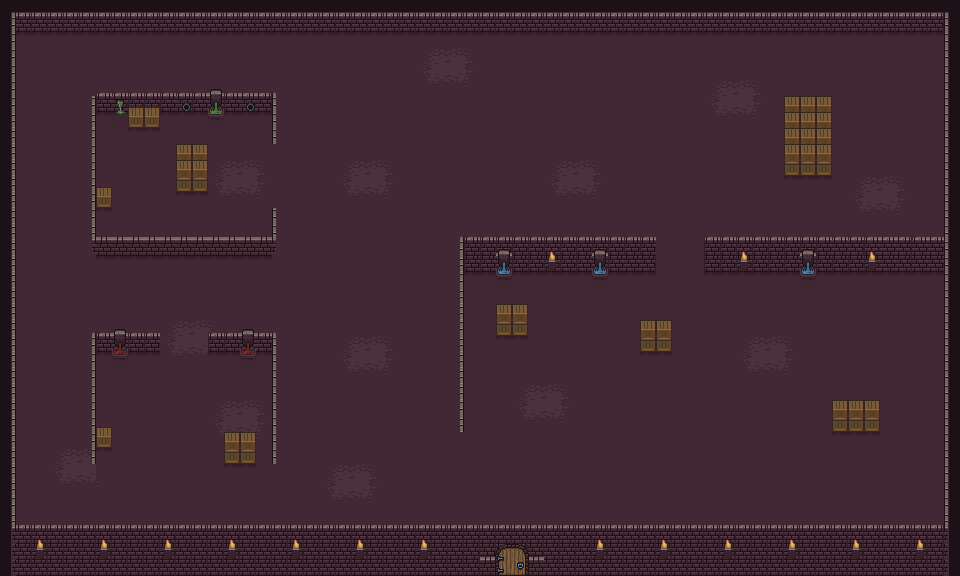

The image is a tile-based game level rendered from a .tmx file. Its description and source (layers, tilesets, objects; grid data summarised) follow:
An orthogonal 60x36 tile map with 16x16 px tiles, 4 tile layers (background, ground, walls, obstacle), 2 tilesets and 25 objects.

<map version="1.2" tiledversion="1.3.4" orientation="orthogonal" renderorder="right-down" width="60" height="36" tilewidth="16" tileheight="16" infinite="0" nextlayerid="6" nextobjectid="99">
 <tileset firstgid="1" source="DungeonTileset.v1.tsx" />
 <tileset firstgid="161" source="DungeonTileset_walls.v2.tsx" />
 <layer id="1" name="background" width="60" height="36">
  <data>[2160 cells, 2160 non-empty, 1 distinct tile ids]</data>
 </layer>
 <layer id="2" name="ground" width="60" height="36">
  <data>[2160 cells, 1798 non-empty, 14 distinct tile ids]</data>
 </layer>
 <layer id="3" name="walls" width="60" height="36">
  <data>[2160 cells, 675 non-empty, 39 distinct tile ids]</data>
 </layer>
 <layer id="4" name="obstacle" width="60" height="36">
  <data>[2160 cells, 79 non-empty, 20 distinct tile ids]</data>
 </layer>
 <objectgroup id="5" name="colliders">
  <object id="11" x="12.1212" y="9.09091" width="939.394" height="21.2121" />
  <object id="14" x="945.455" y="9.09091" width="15.1515" height="569.697" />
  <object id="24" x="0" y="-1.33333" width="16" height="578" />
  <object id="28" x="16" y="523" width="943" height="53" />
  <object id="35" x="496" y="303.5" width="32.5" height="32.5" />
  <object id="36" x="639.5" y="320" width="32.5" height="32" />
  <object id="37" x="832" y="399.5" width="48" height="32.5" />
  <object id="39" x="175.5" y="143.5" width="33" height="48.5" />
  <object id="40" x="95" y="187" width="16.5" height="20.5" />
  <object id="41" x="128" y="107" width="32" height="21" />
  <object id="63" x="224" y="431.75" width="31.75" height="31.5" />
  <object id="65" x="95.75" y="427.75" width="15.75" height="19.5" />
  <object id="75" x="783.818" y="96" width="48.5455" height="79.8182" />
  <object id="85" x="92.2609" y="236.625" width="183.533" height="19.625" />
  <object id="86" x="271.818" y="207.909" width="4.09091" height="48.2544" />
  <object id="87" x="92.1222" y="92.8807" width="3.81818" height="163.268" />
  <object id="88" x="92.1304" y="92.7273" width="183.913" height="18.9394" />
  <object id="89" x="272" y="92.8103" width="4.09091" height="51.1897" />
  <object id="90" x="208.091" y="332.909" width="67.8182" height="19" />
  <object id="91" x="272" y="332.992" width="4.09091" height="130.883" />
  <object id="93" x="91.8182" y="333" width="4.09091" height="130.869" />
  <object id="94" x="91.8696" y="332.909" width="68.1304" height="19.1818" />
  <object id="95" x="463.542" y="237" width="192.125" height="35.3333" />
  <object id="96" x="459.938" y="237" width="3.8125" height="195" />
  <object id="97" x="703.909" y="237" width="245.091" height="34.9091" />
 </objectgroup>
</map>
